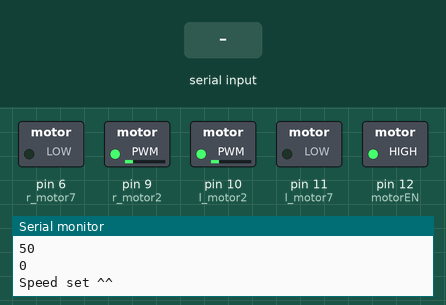
The sketch below on a simulated Arduino Nano, built with avr-gcc and run on an emulated ATmega328P. Shown: switched loads named in the sketch (green lamp = pin HIGH), the last lines printed to the serial monitor. Inputs (shaded band) come from the test bench.

Above: at 1.2 s.
1.3 s: "l90\n" received over Serial
At 2.5 s:
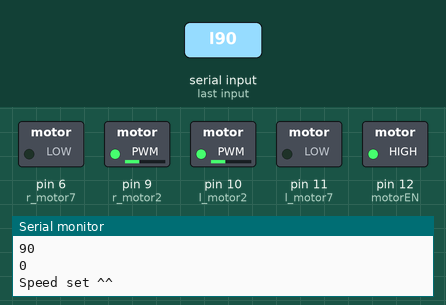
2.8 s: "z" received over Serial
At 4.3 s:
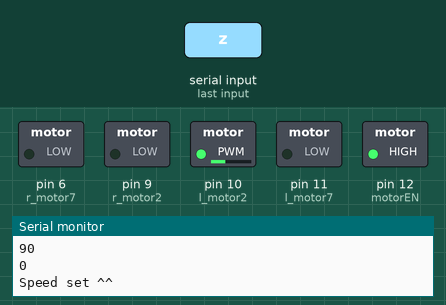
5.3 s: "x" received over Serial
At 7.4 s:
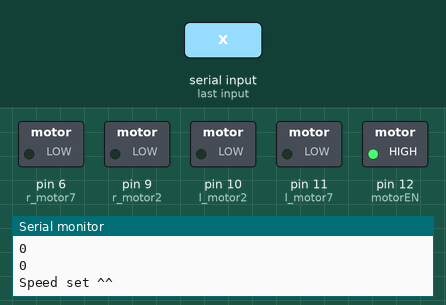
7.8 s: "z90\n" received over Serial
At 8.7 s:
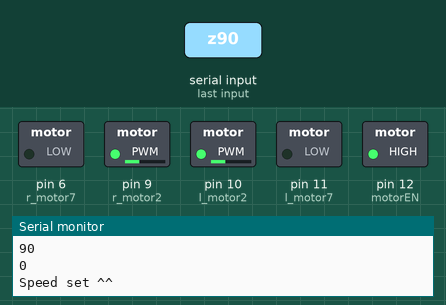
9.3 s: "x" received over Serial
At 11.5 s:
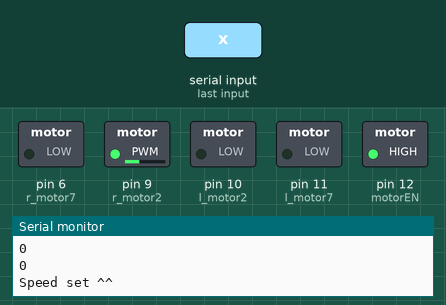
11.8 s: "z,45\n" received over Serial
At 12.9 s:
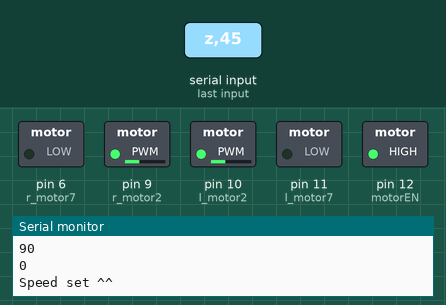
Timing chart, 0 to 14.3 s (numbered marks = the images above; inputs shaded):
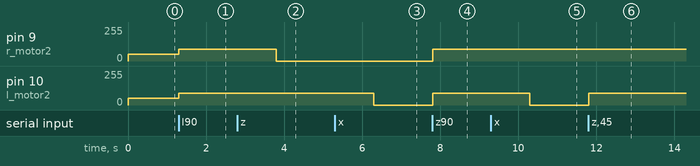

The sketch:

motor_control.ino
```cpp
// Hbridge_L293D
// Two bridges, one for each side of the robot
// Running on Arduino nano

const int motorEN = 12;
const int l_motor2= 10;
const int l_motor7= 11;
const int r_motor2= 9;
const int r_motor7= 6;

int r_motor2_val = 50;
int r_motor7_val = 0;
int l_motor2_val = 50;
int l_motor7_val = 0;

bool turn_left = false;
bool turn_right= false;

int max_val = 255;

void setup() {
  Serial.begin(9600);
  //  Set pin modes
  pinMode(motorEN,OUTPUT);
  digitalWrite(motorEN,HIGH);
  write_speeds();
}
char instruct = 'n';
char direct   = 'n';
int val;
float cval;
void loop() {
  // put your main code here, to run repeatedly:

  if (Serial.available() > 0){
    Serial.println(Serial.available());
    instruct = Serial.read();
    Serial.println(instruct);
    switch(instruct) {
      case 'l' :
        val = Serial.parseInt();
        set_speed(val);
        write_speeds();
        break;
      case 'z' :
        Serial.println(Serial.available());
        cval = Serial.parseFloat();
        set_curve_l(cval);
        write_speeds();
        break;
      case 'x' :
        cval = Serial.parseFloat();
        set_curve_r(cval);
        write_speeds();
        break;
      default :
        break;
    }
    serialFlush();
  }

}

void serialFlush(){
  while (Serial.available() > 0) {
    Serial.read();
  }
}
void set_curve_l(float cval){
  if (cval < -1){
    cval = -1;
  }
  if (cval > 1){
    cval = 1;
  }
  int new_val = cval * val;

  if (val > 0){
    if (cval > 0){
      r_motor2_val = new_val;
      r_motor7_val = 0;
      l_motor2_val = val;
      l_motor7_val = 0;
    }
    if (cval < 0) {
      r_motor7_val = abs(new_val);
      r_motor2_val = 0;
      l_motor2_val = val;
      l_motor7_val = 0;
    }
  }
  if (cval == 0){
    r_motor7_val = 0;
    r_motor2_val = 0;
  }
  if (val < 0){
    if (cval > 0){
      r_motor7_val = abs(new_val);
      r_motor2_val = 0;
      l_motor2_val = 0;
      l_motor7_val = -1*val;
    }
    if (cval < 0){
      r_motor2_val = new_val;
      r_motor7_val = 0;
      l_motor2_val = 0;
      l_motor7_val = -1*val;
    }
  }
  turn_left = true;
}

void set_curve_r(float cval){
  if (cval < -1){
    cval = -1;
  }
  if (cval > 1){
    cval = 1;
  }
  int new_val = cval * val;

  if (val > 0){
    if (cval > 0){
      l_motor2_val = new_val;
      l_motor7_val = 0;
      r_motor2_val = val;
      r_motor7_val = 0;
    }
    if (cval < 0) {
      l_motor7_val = abs(new_val);
      l_motor2_val = 0;
      r_motor2_val = val;
      r_motor7_val = 0;
    }
  }
  if (cval == 0){
    l_motor7_val = 0;
    l_motor2_val = 0;
  }
  if (val < 0){
    if (cval > 0){
      l_motor7_val = abs(new_val);
      l_motor2_val = 0;
      r_motor2_val = 0;
      r_motor7_val = -1 * val;
    }
    if (cval < 0){
      l_motor2_val = new_val;
      l_motor7_val = 0;
      r_motor2_val = 0;
      r_motor7_val = -1 * val;
    }
  }
  turn_right = true;
}

void set_speed(int val){
  if (val > max_val){
    val = max_val;
  }
  if (val < -max_val){
    val = -max_val;
  }
  if (val > 0){
    r_motor2_val = val;
    l_motor2_val = val;
    r_motor7_val = 0;
    l_motor7_val = 0;
  }
  if (val < 0){
    r_motor7_val = -1 * val;
    l_motor7_val = -1 * val;
    r_motor2_val = 0;
    l_motor2_val = 0;
  }
  if (val == 0){
    r_motor2_val = 0;
    l_motor2_val = 0;
    r_motor7_val = 0;
    l_motor7_val = 0;
  }
}

void write_speeds(){
  analogWrite(r_motor2,(r_motor2_val));
  Serial.println(r_motor2_val);
  analogWrite(r_motor7,(r_motor7_val));
  Serial.println(r_motor7_val);
  analogWrite(l_motor2,(l_motor2_val));
  Serial.println(l_motor2_val);
  analogWrite(l_motor7,(l_motor7_val));
  Serial.println(l_motor7_val);
  Serial.println("Speed set ^^");
}
```

Measured:
- after the input at 1.3 s, pin 9 (r_motor2), pin 10 (l_motor2): 50/255 → 90/255 at once
- after the input at 2.8 s, pin 9 (r_motor2): 90/255 → 0/255 after 1.0 s
- after the input at 5.3 s, pin 10 (l_motor2): 90/255 → 0/255 after 1.0 s
- after the input at 7.8 s, pin 9 (r_motor2), pin 10 (l_motor2): 0/255 → 90/255 at once
- after the input at 9.3 s, pin 10 (l_motor2): 90/255 → 0/255 after 1.0 s
- after the input at 11.8 s, pin 10 (l_motor2): 0/255 → 90/255 at once
